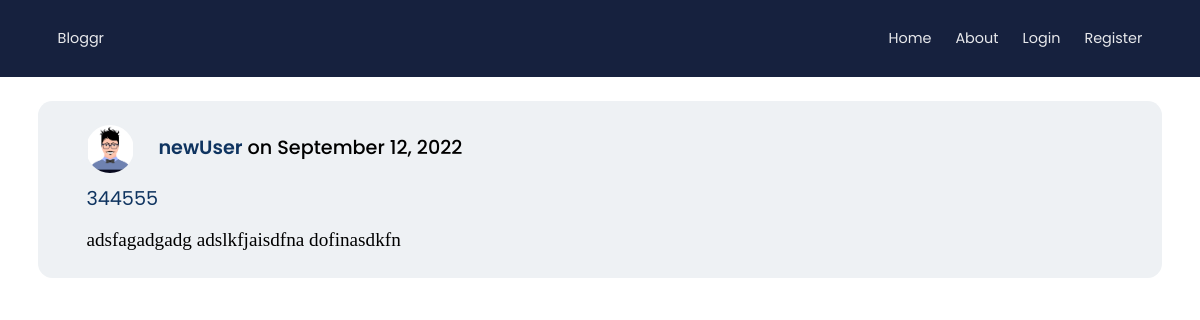
The app's page /post/20/, older data.
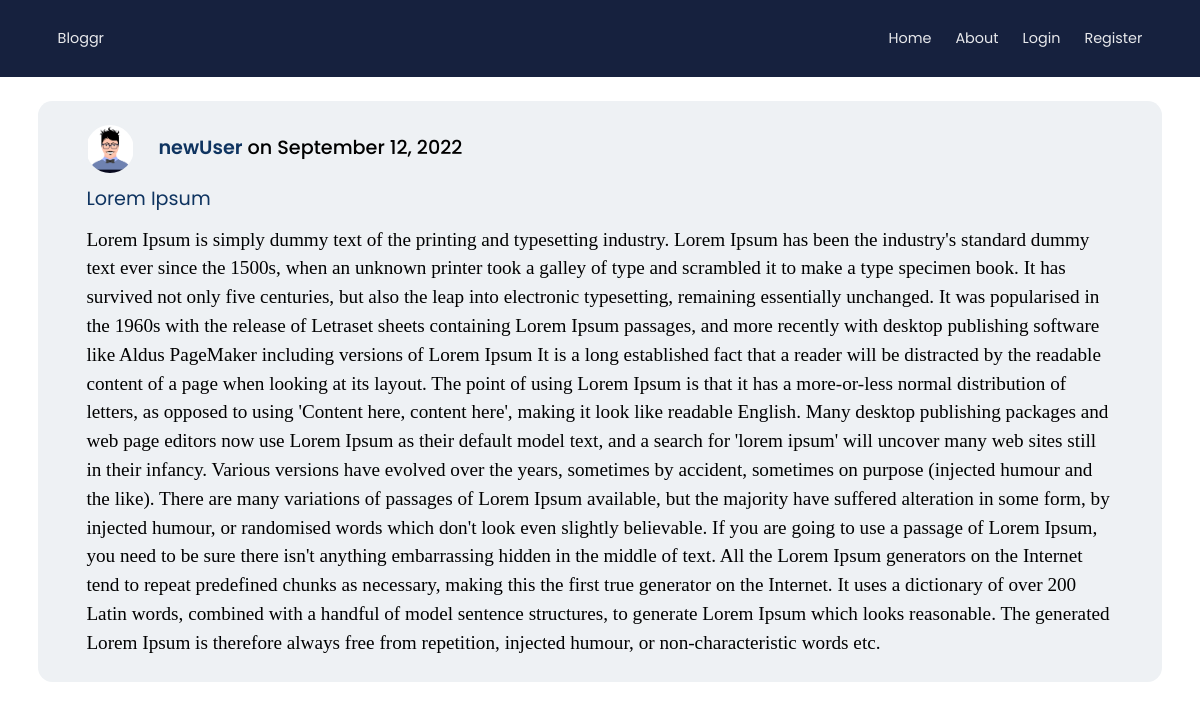
The same page, newer data.
### blog/models.py (models this page shows, shortened)
class Post(models.Model):
    title = models.CharField(max_length=100)
    content = models.TextField()
    date_posted = models.DateTimeField(default=timezone.now)
    author = models.ForeignKey(User, on_delete=models.CASCADE)

### users/models.py (models this page shows, shortened)
class Profile(models.Model):
    user = models.OneToOneField(User, on_delete=models.CASCADE)
    image = models.ImageField(default="default.png", upload_to="profile_pics")

### blog/views.py (the view)
# urls.py: path("post/<int:pk>/", views.PostDetailView.as_view(), name="post-detail"),
class PostDetailView(DetailView):
    model = Post

### blog/templates/blog/post_detail.html (shortened to what this page needs)
{% extends "blog/base.html" %}
{% block content %}
<div class="detail card">
  <div class="detail__info">
    <img class="detail__image" src="{{ object.author.profile.image.url }}" alt="profile" />
    <p class="detail__info-items"><a class="detail__author" href="{% url 'user-posts' object.author.username %}">{{ object.author }}</a> on {{ object.date_posted|date:"F d, Y" }}</p>
  </div>
  <h2 class="detail__title">
    <a href="#"> {{ object.title }} </a>
  </h2>
  <p class="detail__content">{{ object.content }}</p>
{% endblock content %}

Row changes from the older to the newer data that the page shows:
changed Post "newUser": title "344555" → "Lorem Ipsum"; content "adsfagadgadg adslkfjaisdfna dofinasdkfn" → "Lorem Ipsum is simply dummy text of the printing and typesetting industry. Lorem Ipsum has been the industry's standard dummy text ever since the 1500s, when an unknown printer took a galley of type and scrambled it to make a type specimen book. It has survived not only five centuries, but also the leap into electronic typesetting, remaining essentially unchanged. It was popularised in the 1960s with the release of Letraset sheets containing Lorem Ipsum passages, and more recently with desktop publishing software like Aldus PageMaker including versions of Lorem Ipsum It is a long established fact that a reader will be distracted by the readable content of a page when looking at its layout.…"
